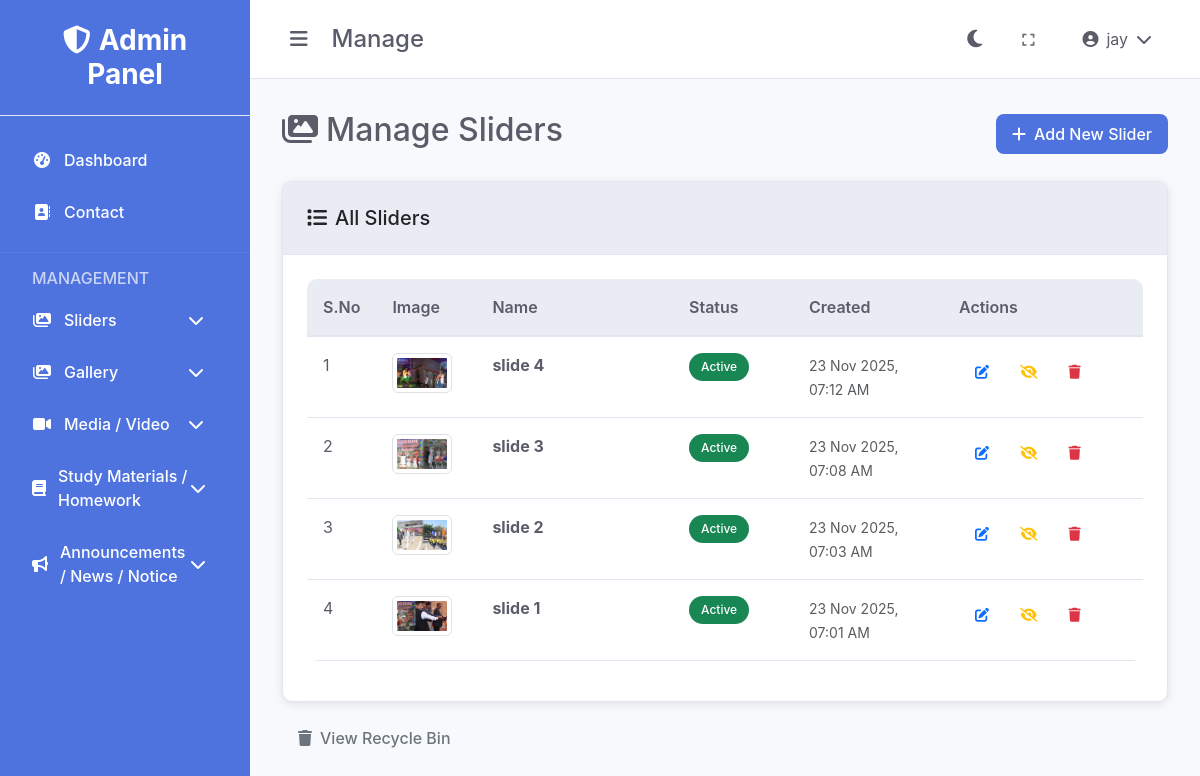
The app's page /sliders/manage.php (signed in) with its own data.
### tables this page shows
CREATE TABLE IF NOT EXISTS `sliders` (
  `id` int(11) NOT NULL AUTO_INCREMENT,
  `name` varchar(255) NOT NULL,
  `image` varchar(255) NOT NULL,
  `status` enum('active','inactive') DEFAULT 'active',
  `sort_order` int(11) DEFAULT 0,
  `created_at` timestamp NOT NULL DEFAULT current_timestamp(),
  `updated_at` timestamp NOT NULL DEFAULT current_timestamp() ON UPDATE current_timestamp(),
  PRIMARY KEY (`id`),
  KEY `idx_sliders_status` (`status`)
);

### sliders/manage.php (the view, shortened to what this page needs)
<?php
require_once '../config/database.php';
require_once '../includes/functions.php';
$sql = "SELECT * FROM sliders ORDER BY created_at DESC";
$result = $conn->query($sql);
$sliders = $result->fetch_all(MYSQLI_ASSOC);
?>
<!DOCTYPE html>
<html lang="en">
<head>
    <link href="https://cdn.jsdelivr.net/npm/bootstrap@5.3.0/dist/css/bootstrap.min.css" rel="stylesheet">
    <link href="https://cdnjs.cloudflare.com/ajax/libs/font-awesome/6.4.0/css/all.min.css" rel="stylesheet">
    <link href="<?php echo getAssetUrl('css/style.css'); ?>" rel="stylesheet">
</head>
<body data-theme="light">
    <div class="admin-layout">
        <?php include '../includes/sidebar.php'; ?>
        <div class="main-content">
            <?php include '../includes/header.php'; ?>
            <div class="content">
                <div class="d-flex justify-content-between align-items-center mb-4">
                    <h2><i class="fas fa-images me-2"></i>Manage Sliders</h2>
                    <a href="add.php" class="btn btn-primary">
                        <i class="fas fa-plus me-2"></i>Add New Slider
                    </a>
                </div>
                <div class="card">
                    <div class="card-header">
                        <h5 class="mb-0"><i class="fas fa-list me-2"></i>All Sliders</h5>
                    </div>
                    <div class="card-body">
                        <?php if (empty($sliders)): ?>
                            <div class="text-center py-5">
                                <i class="fas fa-images fa-3x text-muted mb-3"></i>
                                <h5 class="text-muted">No sliders found</h5>
                                <p class="text-muted">Start by adding your first slider image.</p>
                                <a href="add.php" class="btn btn-primary">
                                    <i class="fas fa-plus me-2"></i>Add First Slider
                                </a>
                            </div>
                        <?php else: ?>
                            <div class="table-responsive">
                                <table class="table table-hover">
                                    <thead>
                                        <tr>
                                            <th width="50">S.No</th>
                                            <th width="100">Image</th>
                                            <th>Name</th>
                                            <th width="120">Status</th>
                                            <th width="150">Created</th>
                                            <th width="200">Actions</th>
                                        </tr>
                                    </thead>
                                    <tbody>
                                        <?php foreach ($sliders as $index => $slider): ?>
                                            <tr>
                                                <td><?php echo $index + 1; ?></td>
                                                <td>
                                                    <img src="<?php echo getUploadUrl('../uploads/materials/sliders/' . $slider['image']); ?>"
                                                         alt="<?php echo htmlspecialchars($slider['name']); ?>"
                                                         class="img-thumbnail" style="width: 60px; height: 40px; object-fit: cover;">
                                                </td>
                                                <td>
                                                    <strong><?php echo htmlspecialchars($slider['name']); ?></strong>
                                                </td>
                                                <td>
                                                    <?php echo getStatusBadge($slider['status']); ?>
                                                </td>
                                                <td>
                                                    <small class="text-muted">
                                                        <?php echo formatDate($slider['created_at']); ?>
                                                    </small>
                                                </td>
                                                <td>
                                                    <div class="btn-group" role="group">
                                                        <a href="edit.php?id=<?php echo $slider['id']; ?>"
                                                           class="btn btn-sm btn-outline-primary"
                                                           title="Edit">
                                                            <i class="fas fa-edit"></i>
                                                        </a>
                                                        <a href="?toggle_status=<?php echo $slider['id']; ?>"
                                                           class="btn btn-sm btn-outline-warning"
                                                           title="<?php echo $slider['status'] == 'active' ? 'Deactivate' : 'Activate'; ?>"
                                                           onclick="return confirm('Are you sure you want to <?php echo $slider['status'] == 'active' ? 'deactivate' : 'activate'; ?> this slider?')">
                                                            <i class="fas fa-<?php echo $slider['status'] == 'active' ? 'eye-slash' : 'eye'; ?>"></i>
                                                        </a>
                                                        <a href="?delete=<?php echo $slider['id']; ?>"
                                                           class="btn btn-sm btn-outline-danger"
                                                           title="Delete"
                                                           onclick="return confirm('Are you sure you want to delete this slider? It will be moved to recycle bin.')">
                                                            <i class="fas fa-trash"></i>
                                                        </a>
                                                    </div>
                                                </td>
                                            </tr>
                                        <?php endforeach; ?>
                                    </tbody>
                                </table>
                            </div>
                        <?php endif; ?>
                    </div>
                </div>
                <div class="mt-3">
                    <a href="recycle.php" class="btn btn-outline-secondary">
                        <i class="fas fa-trash me-2"></i>View Recycle Bin
                    </a>
                </div>
            </div>
        </div>
    </div>
</body>
</html>

### includes/sidebar.php (shortened to what this page needs)
<div class="sidebar" id="sidebar">
    <div class="sidebar-header">
        <h3 style="color:#fff;"><i class="fas fa-shield-alt me-2"></i>Admin Panel</h3>
    </div>
    <nav class="sidebar-nav">
        <div class="nav-item">
            <a href="<?php echo getAdminUrl('dashboard.php'); ?>" class="nav-link <?php echo basename($_SERVER['PHP_SELF']) == 'dashboard.php' ? 'active' : ''; ?>">
                <i class="fas fa-tachometer-alt"></i>
                <span>Dashboard</span>
            </a>
        </div>
        <div class="nav-item">
            <a href="<?php echo getAdminUrl('contact/'); ?>" class="nav-link <?php echo strpos($_SERVER['PHP_SELF'], 'contact/') !== false ? 'active' : ''; ?>">
                <i class="fas fa-address-book"></i>
                <span>Contact</span>
            </a>
        </div>
        <hr class="my-3">
        <div class="nav-item">
            <h6 class="text-muted px-3 mb-2">MANAGEMENT</h6>
        </div>
        <div class="nav-item">
            <a href="#" class="nav-link" data-bs-toggle="collapse" data-bs-target="#slidersSubmenu">
                <i class="fas fa-images"></i>
                <span>Sliders</span>
                <i class="fas fa-chevron-down ms-auto"></i>
            </a>
        </div>
        <div class="nav-item">
            <a href="#" class="nav-link" data-bs-toggle="collapse" data-bs-target="#gallerySubmenu">
                <i class="fas fa-images"></i>
                <span>Gallery</span>
                <i class="fas fa-chevron-down ms-auto"></i>
            </a>
        </div>
        <div class="nav-item">
            <a href="#" class="nav-link" data-bs-toggle="collapse" data-bs-target="#mediaSubmenu">
                <i class="fas fa-video"></i>
                <span>Media / Video</span>
                <i class="fas fa-chevron-down ms-auto"></i>
            </a>
        </div>
        <div class="nav-item">
            <a href="#" class="nav-link" data-bs-toggle="collapse" data-bs-target="#materialsSubmenu">
                <i class="fas fa-book"></i>
                <span>Study Materials / Homework</span>
                <i class="fas fa-chevron-down ms-auto"></i>
            </a>
        </div>
        <div class="nav-item">
            <a href="#" class="nav-link" data-bs-toggle="collapse" data-bs-target="#announcementsSubmenu">
                <i class="fas fa-bullhorn"></i>
                <span>Announcements / News / Notice</span>
                <i class="fas fa-chevron-down ms-auto"></i>
            </a>
        </div>
    </nav>
</div>

### includes/header.php (shortened to what this page needs)
<header class="header">
    <div class="header-left">
        <button class="sidebar-toggle" id="sidebarToggle">
            <i class="fas fa-bars"></i>
        </button>
        <h4 class="mb-0 ms-3"><?php echo ucfirst(basename($_SERVER['PHP_SELF'], '.php')); ?></h4>
    </div>
    <div class="header-right">
        <button class="theme-toggle" id="themeToggle" title="Toggle Theme">
            <i class="fas fa-moon" id="themeIcon"></i>
        </button>
        <button class="btn btn-outline-secondary btn-sm" id="maximizeBtn" title="Maximize View">
            <i class="fas fa-expand"></i>
        </button>
        <div class="user-menu">
            <button class="user-menu-btn" id="userMenuBtn">
                <i class="fas fa-user-circle"></i>
                <span><?php echo $_SESSION['full_name']; ?></span>
                <i class="fas fa-chevron-down"></i>
            </button>
        </div>
    </div>
</header>

### includes/functions.php (shortened to what this page needs)
<?php
function getBaseUrl() {
    $protocol = isset($_SERVER['HTTPS']) && $_SERVER['HTTPS'] === 'on' ? 'https' : 'http';
    $host = $_SERVER['HTTP_HOST'];
    $scriptPath = $_SERVER['SCRIPT_NAME'];
    $adminPanelPos = strpos($scriptPath, '/control-dashboard');
    if ($adminPanelPos !== false) {
        $basePath = substr($scriptPath, 0, $adminPanelPos + strlen('/control-dashboard'));
        $path = substr($basePath, 0, $adminPanelPos);
    } else {
        $path = '';
    }
    return $protocol . '://' . $host . $path;
}
function getAdminUrl($path = '') {
    $baseUrl = getBaseUrl();
    $adminPath = '/control-dashboard';
    $path = ltrim($path, '/');
    return $baseUrl . $adminPath . '/' . $path;
}
function getAssetUrl($path = '') {
    $baseUrl = getBaseUrl();
    $adminPath = '/control-dashboard';
    $path = ltrim($path, '/');
    return $baseUrl . $adminPath . '/assets/' . $path;
}
function getUploadUrl($path = '') {
    $baseUrl = getBaseUrl();
    $adminPath = '/control-dashboard';
    $path = ltrim($path, '/');
    return $baseUrl . $adminPath . '/uploads/' . $path;
}
function getStatusBadge($status) {
    switch ($status) {
        case 'active':
            return '<span class="badge bg-success">Active</span>';
    }
}
function formatDate($date) {
    return date('d M Y, h:i A', strtotime($date));
}
?>

### assets/css/style.css (style rules this page uses)
:root { --primary-color: #4e73df; --secondary-color: #858796; --success-color: #1cc88a; --info-color: #36b9cc; --warning-color: #f6c23e; --danger-color: #e74a3b; --light-color: #f8f9fc; --dark-color: #5a5c69; --sidebar-width: 250px; --header-height: 60px; --transition-speed: 0.3s; }
[data-theme="light"] { --bg-primary: #ffffff; --bg-secondary: #f8f9fc; --bg-tertiary: #eaecf4; --text-primary: #5a5c69; --text-secondary: #858796; --border-color: #e3e6f0; --card-bg: #ffffff; --sidebar-bg: #4e73df; --header-bg: #ffffff; }
* { margin: 0; padding: 0; box-sizing: border-box; }
body { font-family: 'Nunito', -apple-system, BlinkMacSystemFont, 'Segoe UI', Roboto, sans-serif; background-color: var(--bg-secondary); color: var(--text-primary); transition: background-color var(--transition-speed), color var(--transition-speed); }
.admin-layout { display: flex; min-height: 100vh; }
.sidebar { width: var(--sidebar-width); background: var(--sidebar-bg); position: fixed; left: 0; top: 0; height: 100vh; z-index: 1000; transition: transform var(--transition-speed); overflow-y: auto; }
.sidebar-header { padding: 1.5rem; border-bottom: 1px solid var(--border-color); text-align: center; }
.sidebar-header h3 { color: var(--text-primary); margin: 0; font-weight: 700; }
.sidebar-nav { padding: 1rem 0; }
.nav-item { margin: 0.25rem 1rem; }
.nav-link { display: flex; align-items: center; padding: 0.75rem 1rem; color: var(--text-secondary); text-decoration: none; border-radius: 8px; transition: all 0.3s ease; font-weight: 500; }
.nav-link i { margin-right: 0.75rem; width: 20px; text-align: center; }
.main-content { flex: 1; margin-left: var(--sidebar-width); transition: margin-left var(--transition-speed); }
.header { background: var(--header-bg); border-bottom: 1px solid var(--border-color); padding: 1rem 2rem; display: flex; justify-content: space-between; align-items: center; position: sticky; top: 0; z-index: 999; }
.header-left { display: flex; align-items: center; }
.sidebar-toggle { background: none; border: none; font-size: 1.25rem; color: var(--text-primary); cursor: pointer; padding: 0.5rem; border-radius: 5px; transition: all 0.3s ease; }
.header-right { display: flex; align-items: center; gap: 1rem; }
.user-menu { position: relative; }
.user-menu-btn { background: none; border: none; display: flex; align-items: center; gap: 0.5rem; color: var(--text-primary); cursor: pointer; padding: 0.5rem 1rem; border-radius: 8px; transition: all 0.3s ease; }
.content { padding: 2rem; }
.card { background: var(--card-bg); border: 1px solid var(--border-color); border-radius: 10px; box-shadow: 0 2px 10px rgba(0, 0, 0, 0.1); transition: all 0.3s ease; }
.card-header { background: var(--bg-tertiary); border-bottom: 1px solid var(--border-color); padding: 1.5rem; border-radius: 10px 10px 0 0; }
.card-body { padding: 1.5rem; }
.btn { border-radius: 8px; font-weight: 500; padding: 0.5rem 1rem; transition: all 0.3s ease; border: none; }
.btn-primary { background: var(--primary-color); color: white; }
.table { background: var(--card-bg); border-radius: 10px; overflow: hidden; }
.table th { background: var(--bg-tertiary); border-bottom: 2px solid var(--border-color); color: var(--text-primary); font-weight: 600; padding: 1rem; }
.table td { padding: 1rem; border-bottom: 1px solid var(--border-color); color: var(--text-primary); }
.badge { padding: 0.5rem 0.75rem; border-radius: 20px; font-weight: 500; }
.theme-toggle { background: none; border: none; color: var(--text-primary); font-size: 1.25rem; cursor: pointer; padding: 0.5rem; border-radius: 5px; transition: all 0.3s ease; }

### includes/sidebar.php (style rules this page uses)
.sidebar { color: white !important; }
.sidebar .nav-link { color: white !important; }
.sidebar .nav-link i { color: white !important; }
.sidebar h6 { color: rgba(255, 255, 255, 0.7) !important; }
.sidebar hr { border-color: rgba(255, 255, 255, 0.2) !important; }

### records on screen
sliders: image (picture), name "slide 4", status "Active", created_at "23 Nov 2025, 07:12 AM"
sliders: image (picture), name "slide 3", status "Active", created_at "23 Nov 2025, 07:08 AM"
sliders: image (picture), name "slide 2", status "Active", created_at "23 Nov 2025, 07:03 AM"
sliders: image (picture), name "slide 1", status "Active", created_at "23 Nov 2025, 07:01 AM"

### other values on screen
basename($_SERVER['PHP_SELF'], '.php') "Manage"
$_SESSION['full_name'] "jay"
